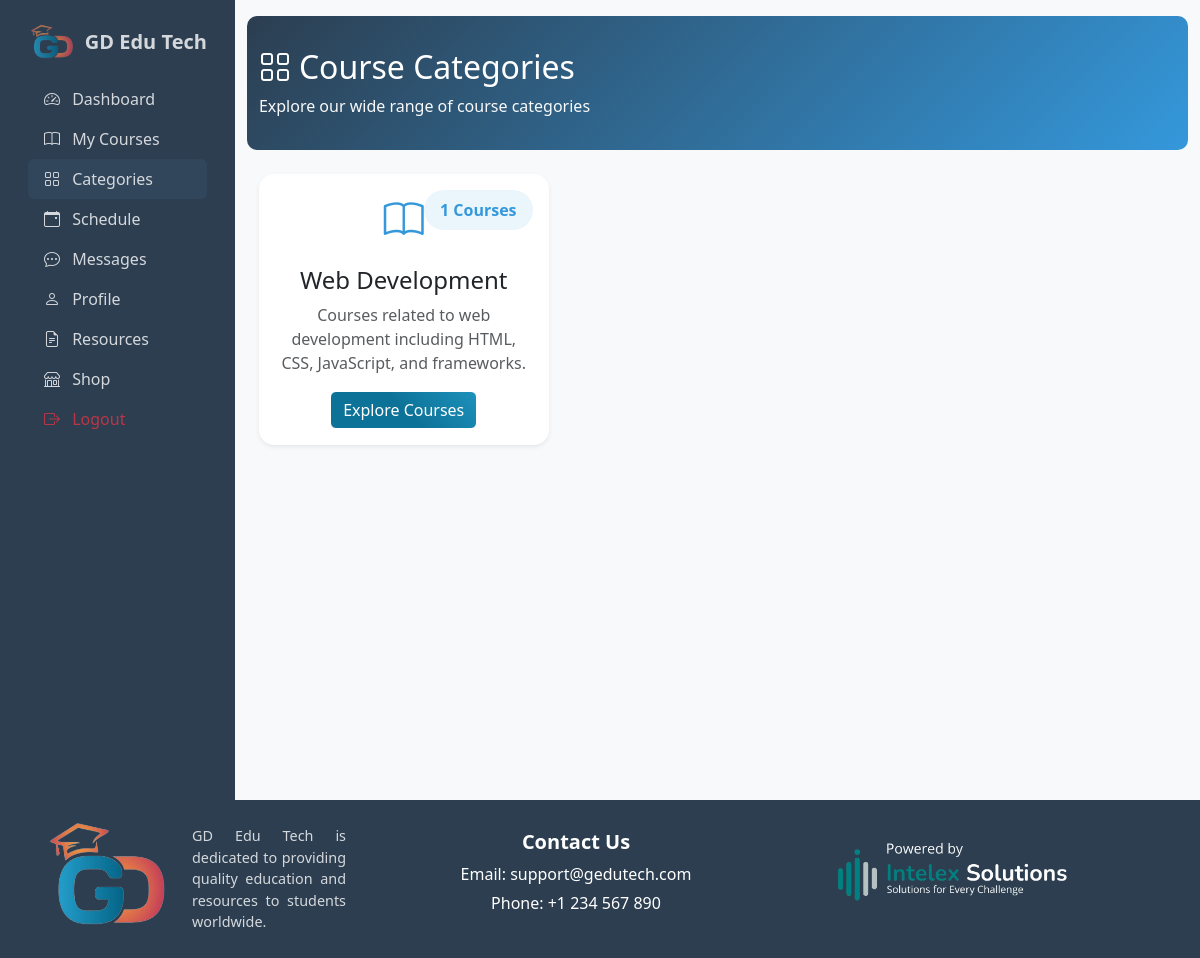
/studentPanel/Categories/index.php (signed in), run on the app's committed database.
### tables this page shows
CREATE TABLE Categories (
    category_id INT PRIMARY KEY AUTO_INCREMENT,
    name VARCHAR(100) NOT NULL UNIQUE,
    description TEXT,
    created_at DATETIME DEFAULT CURRENT_TIMESTAMP,
    updated_at DATETIME DEFAULT CURRENT_TIMESTAMP ON UPDATE CURRENT_TIMESTAMP
);

### studentPanel/Categories/index.php (the view, shortened to what this page needs)
<?php
require_once '../../Configurations/config.php';
$categories_query = "
    SELECT
        c.category_id,
        c.name,
        c.description,
        COUNT(co.course_id) as course_count
    FROM Categories c
    LEFT JOIN Courses co ON c.category_id = co.category_id
    WHERE co.status = 'published'
    GROUP BY c.category_id
    ORDER BY c.name
";
$categories_result = $conn->query($categories_query);
?>
<!DOCTYPE html>
<html lang="en">
<head>
    <link href="https://cdn.jsdelivr.net/npm/bootstrap@5.3.2/dist/css/bootstrap.min.css" rel="stylesheet">
    <link rel="stylesheet" href="https://cdn.jsdelivr.net/npm/bootstrap-icons@1.11.1/font/bootstrap-icons.css">
    <link rel="stylesheet" href="../../assets/css/student_dashboard.css">
</head>
<body>
    <div class="container-fluid">
        <div class="row">
            <div class="col-auto sidebar" id="sidebar">
                <div class="d-flex flex-column align-items-center align-items-sm-start px-3 pt-2 min-vh-100">
                    <a href="#" class="d-flex align-items-center pb-3 mb-md-1 mt-md-3 me-md-auto text-white text-decoration-none">
                        <span class="fs-5 fw-bolder" style="display: flex;align-items:center;"><img height="35px" src="../../Images/Logos/edutechLogo.png" alt="">&nbsp; GD Edu Tech</span>
                    </a>
                    <ul class="nav nav-pills flex-column mb-sm-auto mb-0 align-items-center align-items-sm-start w-100" id="menu">
                        <li class="w-100">
                            <a href="../" class="nav-link text-white">
                                <i class="bi bi-speedometer2 me-2"></i> Dashboard
                            </a>
                        </li>
                        <li class="w-100">
                            <a href="../MyCourses/" class="nav-link text-white">
                                <i class="bi bi-book me-2"></i> My Courses
                            </a>
                        </li>
                        <li class="w-100">
                            <a href="../Categories/" class="nav-link active">
                                <i class="bi bi-grid me-2"></i> Categories
                            </a>
                        </li>
                        <li class="w-100">
                            <a href="../Schedule" class="nav-link text-white">
                                <i class="bi bi-calendar-event me-2"></i> Schedule
                            </a>
                        </li>
                        <li class="w-100">
                            <a href="../Messages" class="nav-link text-white">
                                <i class="bi bi-chat-dots me-2"></i> Messages
                            </a>
                        </li>
                        <li class="w-100">
                            <a href="../Profile/" class="nav-link text-white">
                                <i class="bi bi-person me-2"></i> Profile
                            </a>
                        </li>
                        <li class="w-100">
                            <a href="./Resources/index.php" class="nav-link text-white">
                                <i class="bi bi-file-earmark-text me-2"></i> Resources
                            </a>
                        </li>
                        <li class="w-100">
                            <a href="../shop.php" class="nav-link text-white">
                                <i class="bi bi-shop me-2"></i> Shop
                            </a>
                        </li>
                        <li class="w-100 mt-auto">
                            <a href="../../logout.php" class="nav-link text-danger">
                                <i class="bi bi-box-arrow-right me-2"></i> Logout
                            </a>
                        </li>
                    </ul>
                </div>
            </div>
            <div class="col py-3 mainContent">
                <div class="category-header mb-4">
                    <div class="container">
                        <h2><i class="bi bi-grid me-2"></i>Course Categories</h2>
                        <p class="text-light mb-0">Explore our wide range of course categories</p>
                    </div>
                </div>
                <div class="container">
                    <div class="row g-4">
                        <?php while ($category = $categories_result->fetch_assoc()): ?>
                            <div class="col-md-4">
                                <div class="card category-card">
                                    <div class="card-body text-center position-relative">
                                        <span class="category-count">
                                            <?php echo $category['course_count']; ?> Courses
                                        </span>
                                        <div class="category-icon">
                                            <?php
                                            $icon = 'bi-book';
                                            ?>
                                            <i class="bi <?php echo $icon; ?>"></i>
                                        </div>
                                        <h4 class="card-title">
                                            <?php echo htmlspecialchars($category['name']); ?>
                                        </h4>
                                        <p class="card-text text-muted">
                                            <?php echo htmlspecialchars($category['description']); ?>
                                        </p>
                                        <a href="category_courses.php?id=<?php echo $category['category_id']; ?>"
                                            class="btn btn-primary">
                                            Explore Courses
                                        </a>
                                    </div>
                                </div>
                            </div>
                        <?php endwhile; ?>
                    </div>
                </div>
            </div>
        </div>
    </div>
    <?php
    $path = "../../";
    include("../../footer.php");
    ?>
</body>
</html>

### footer.php (shortened to what this page needs)
<footer class="footer">
    <div class="container">
        <div class="row">
            <div class="col-md-4 text-center row">
                <img src="<?php echo $path?>Images/Logos/edutechLogo.png" alt="GD Edu Tech Logo" class="footer-logo col-md-4">
                <p class="footer-about col-md-6 ">GD Edu Tech is dedicated to providing quality education and resources to students worldwide.</p>
            </div>
            <div class="col-md-4 text-center">
                <h5>Contact Us</h5>
                <p>Email: support@gedutech.com</p>
                <p>Phone: +1 234 567 890</p>
            </div>
            <div class="col-md-4 text-center">
                <img onclick="window.open('https://intelexsolutions.in')" src="<?php echo $path?>Images/Logos/developed_by.png" alt="Developed by Company" class="footer-dev-logo">
            </div>
        </div>
    </div>
</footer>

### assets/css/student_dashboard.css (style rules this page uses)
body { background-color: #f8f9fa; }
.sidebar { background-color: #2c3e50; min-height: 100vh; position: sticky; top: 0; }
.sidebar a { color: #ffffff; opacity: 0.8; }
.sidebar .nav-link.active { background-color: #34495e; }
.card { border: none; box-shadow: 0 0.125rem 0.25rem rgba(0, 0, 0, 0.075); transition: transform 0.2s; }

### studentPanel/Categories/index.php (style rules this page uses)
.category-card { transition: transform 0.3s ease, box-shadow 0.3s ease; border: none; border-radius: 15px; overflow: hidden; height: 100%; }
.category-icon { font-size: 2.5rem; margin-bottom: 1rem; color: #3498db; }
.category-count { position: absolute; top: 1rem; right: 1rem; background: rgba(52, 152, 219, 0.1); color: #3498db; padding: 0.5rem 1rem; border-radius: 20px; font-weight: bold; }
.category-header { background: linear-gradient(135deg, #2C3E50, #3498db); color: white; padding: 2rem 0; margin-bottom: 2rem; border-radius: 10px; }
.btn-primary { background: linear-gradient(45deg, #0d7298, #0d7298, #1d91bb) !important; border-color: var(--accent-color) !important; }

### footer.php (style rules this page uses)
.footer { background-color: #2c3e50; color: white; padding: 20px 0; position: relative; bottom: 0; width: 100%; }
.footer-logo { width: 150px; margin-bottom: 10px; }
.footer-about { font-size: 0.9rem; opacity: 0.8; text-align: justify; }
.footer h5 { margin-top: 10px; font-weight: bold; }
.footer p { margin: 5px 0; }
.footer-dev-logo { height: 80px; margin-top: 10px; cursor: pointer; }

### data on the page
categories: course_count "1", name "Web Development", description "Courses related to web development including HTML, CSS, JavaScript, and frameworks."
